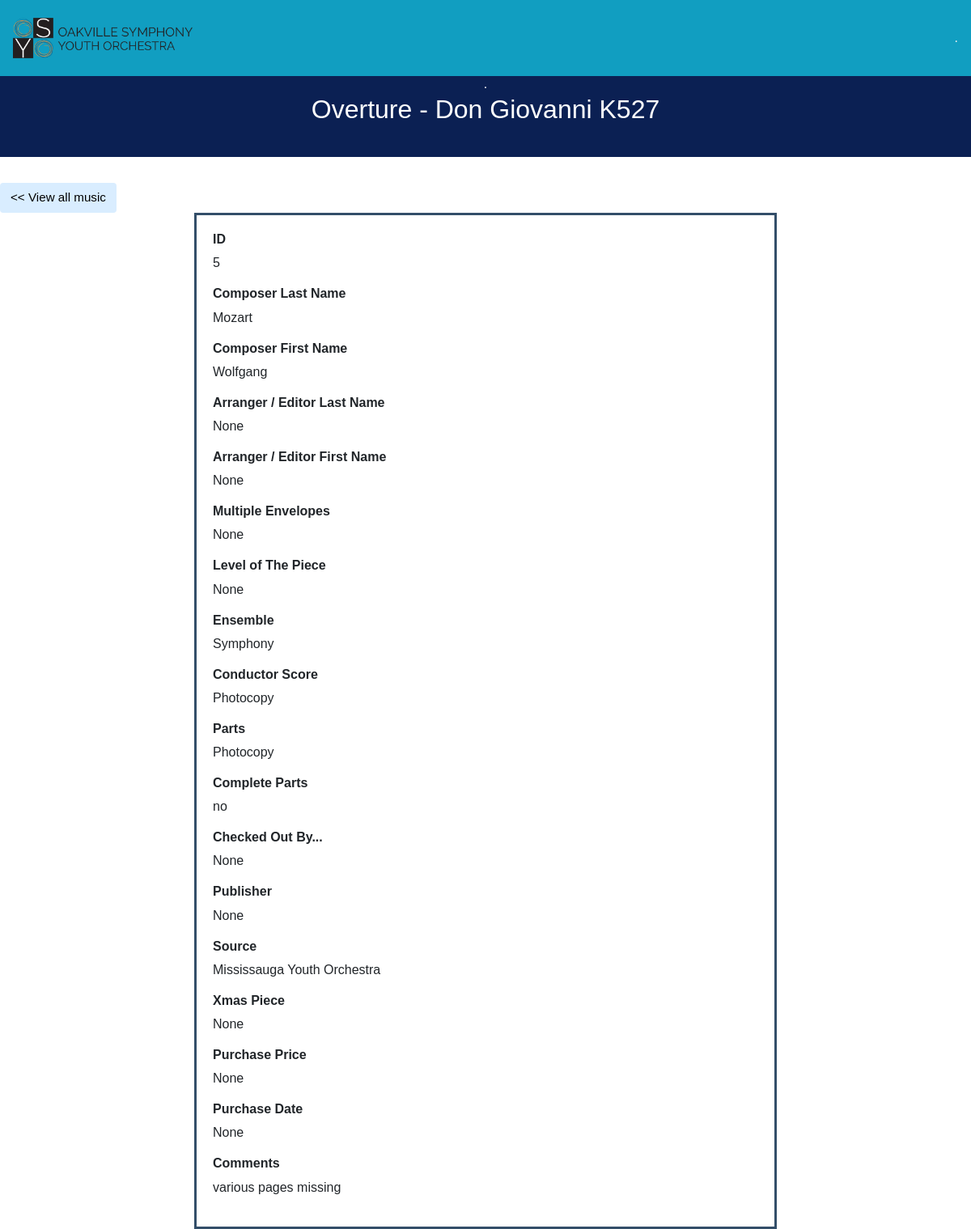
Page /all/5 on the committed database.
### tables this page shows
CREATE TABLE data(
        ID INTEGER,
        ComposerLAST TEXT,
        ComposerFIRST TEXT,
        ArrangerEditorLAST Text,
        ArrangerEditorFIRST TEXT,
        Title TEXT NOT NULL,
        MultipleEnvelopes INTEGER,
        Level REAL,
        Ensemble TEXT,
        ConductorScore TEXT,
        Parts TEXT,
        CompleteParts TEXT,
        CheckedOut TEXT,
        Publisher TEXT,
        Source TEXT,
        Xmas TEXT,
        PurchasePrice REAL,
        PurchaseDate TEXT,
        Comments TEXT,
        PRIMARY KEY(ID)
        );

### app.py (the view)
@app.route("/all/<id>")
def music(id):
    conn = get_db()
    cursor = conn.execute('SELECT * FROM data WHERE id=?', (id,))
    music = cursor.fetchone()
    conn.close()
    if music == None:
        return render_template("apology.html", error=404)
    return render_template("music.html", music=music)

### app.py (called while the page is built)
def get_db():
    conn = sqlite3.connect('data.db')
    conn.row_factory = sqlite3.Row
    return conn

### templates/music.html (shortened to what this page needs)
{% extends "base.html" %}
{% block content %}
    <div class="header">
        <div>
        .</div>
        <h2>{{music.Title}}</h2>
    </div>
    <a href="/all">
            <button> << View all music</button>
    </a>
    <div class="center1">
        <h5>ID </h5>
        <p>{{ music.ID }}</p>
        <h5>Composer Last Name</h5>
        <p>{{ music.ComposerLAST }}</p>
        <h5>Composer First Name</h5>
        <p>{{ music.ComposerFIRST }}</p>
        <h5>Arranger / Editor Last Name</h5>
        <p>{{ music.ArrangerEditorLAST }}</p>
        <h5>Arranger / Editor First Name</h5>
        <p>{{ music.ArrangerEditorFIRST }}</p>
        <h5>Multiple Envelopes</h5>
        <p>{{ music.MultipleEnvelopes }}</p>
        <h5>Level of The Piece</h5>
        <p>{{ music.Level }}</p>
        <h5>Ensemble</h5>
        <p>{{ music.Ensemble }}</p>
        <h5>Conductor Score</h5>
        <p>{{ music.ConductorScore }}</p>
        <h5>Parts</h5>
        <p>{{ music.Parts }}</p>
        <h5>Complete Parts</h5>
        <p>{{ music.CompleteParts }}</p>
        <h5>Checked Out By...</h5>
        <p>{{ music.CheckedOut }}</p>
        <h5>Publisher</h5>
        <p>{{ music.Publisher }}</p>
        <h5>Source</h5>
        <p>{{ music.Source }}</p>
        <h5>Xmas Piece</h5>
        <p>{{ music.Xmas }}</p>
        <h5>Purchase Price</h5>
        <p>{{ music.PurchasePrice }}</p>
        <h5>Purchase Date</h5>
        <p>{{ music.PurchaseDate }}</p>
        <h5>Comments</h5>
        <p>{{ music.Comments }}</p>
    </div>
{% endblock %}

### static/styles.css (style rules this page uses)
.center1 { margin: auto; width: 60%; border: 3px solid #334e69; padding: 20px; }
.header { background-color: #0b2053; color: #fff; margin-top: 60px; margin-bottom: 2rem; padding: 2rem 1rem; text-align: center; }
h5 { font-family: 'Montserrat', sans-serif; font-size: 1rem; font-weight: bold; }
body { background-color: rgb(255, 255, 255); color: #212529; font-size: 1rem; font-weight: 400; font-family: 'Montserrat', sans-serif; line-height: 1.5; margin: 0; text-align: left; }
button, input[type="submit"] { background-color: #d9edff; border: 1px solid transparent; border-radius: 0.25rem; font-size: 0.95rem; font-weight: 400; line-height: 1.5; padding: 0.375rem 0.75rem; text-align: center; vertical-align: middle; }

### rows in the picture
data: Title "Overture - Don Giovanni K527", ID "5", ComposerLAST "Mozart", ComposerFIRST "Wolfgang", Ensemble "Symphony", ConductorScore "Photocopy", Parts "Photocopy", CompleteParts "no", Source "Mississauga Youth Orchestra", Comments "various pages missing"

### other values in the picture
{{ music.ArrangerEditorLAST }} "None"
{{ music.ArrangerEditorFIRST }} "None"
{{ music.MultipleEnvelopes }} "None"
{{ music.Level }} "None"
{{ music.CheckedOut }} "None"
{{ music.Publisher }} "None"
{{ music.Xmas }} "None"
{{ music.PurchasePrice }} "None"
{{ music.PurchaseDate }} "None"
